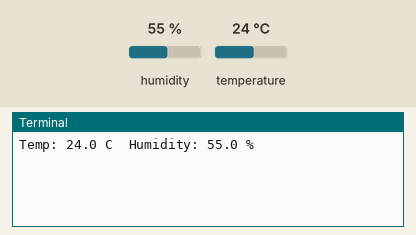
This program was run on a simulated Raspberry Pi (header pin numbers). Shown: the last lines printed to the terminal. The inputs (shaded band) are chosen by the test bench; at power-on: humidity 55 %, temperature 24 °C.

Above: at 1.2 s.
1.3 s: humidity set to 22 %
At 4.2 s:
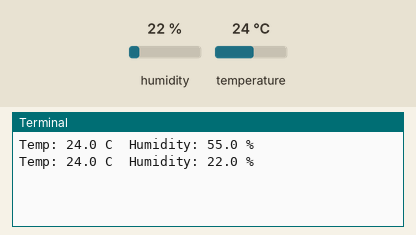
4.7 s: temperature set to 12 °C
At 7.0 s:
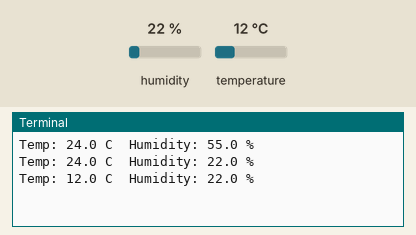
8.1 s: humidity set to 40 %
At 8.7 s:
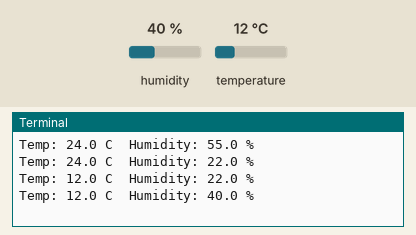
Timing chart, 0 to 11.1 s (numbered marks = the images above; inputs shaded):
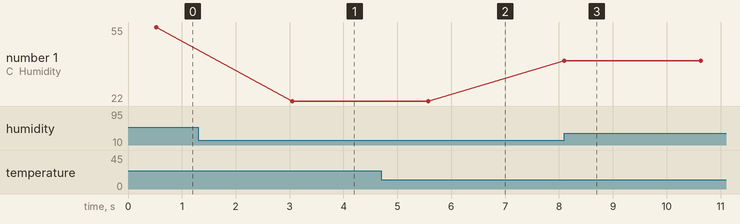

The program:

pi3-and-dht11.py
```python
# Programa : Sensor de temperatura DHT11 com Raspberry Pi B+
# Autor : Lucas de Barros

# Carrega as bibliotecas
import Adafruit_DHT
import RPi.GPIO as GPIO
import time
import requests
import json

# Define o tipo de sensor
sensor = Adafruit_DHT.DHT11

GPIO.setmode(GPIO.BOARD)

# Define a GPIO conectada ao pino de dados do sensor,
pino_sensor = 25

# Informacoes iniciais

while True:

    humidity, temperature = Adafruit_DHT.read_retry(sensor, pino_sensor)
    data = {'Umidade':humidity,'Temperatura':temperature}
    #json_data = json.dumps(data)
    #r = requests.post('http://192.168.11.112:1880/payload',json_data)
    print ('Temp: {0:0.1f} C  Humidity: {1:0.1f} %'.format(temperature, humidity))
    time.sleep(2)
```

Measured:
- after the input at 1.3 s, the terminal: prints a new line after 1.8 s (image 1)
- after the input at 4.7 s, the terminal: prints a new line after 0.88 s (image 2)
- after the input at 8.1 s, the terminal: prints a new line at once (image 3)
- plotted number 1: 55 → 22 after the input at 1.3 s, 22 → 40 after the input at 8.1 s
